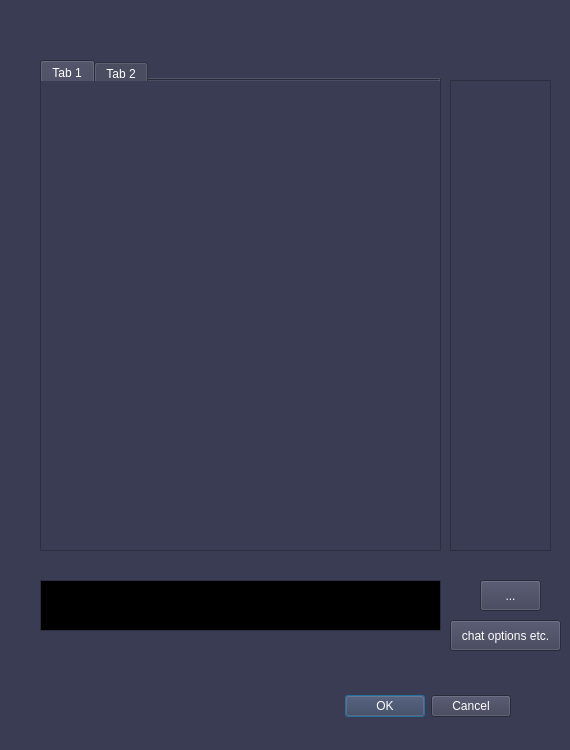
<?xml version="1.0" encoding="UTF-8"?>
<ui version="4.0">
 <class>cove_chat</class>
 <widget class="QDialog" name="cove_chat">
  <property name="geometry">
   <rect>
    <x>0</x>
    <y>0</y>
    <width>570</width>
    <height>750</height>
   </rect>
  </property>
  <property name="palette">
   <palette>
    <active>
     <colorrole role="WindowText">
      <brush brushstyle="SolidPattern">
       <color alpha="255">
        <red>255</red>
        <green>255</green>
        <blue>255</blue>
       </color>
      </brush>
     </colorrole>
     <colorrole role="Button">
      <brush brushstyle="SolidPattern">
       <color alpha="255">
        <red>58</red>
        <green>60</green>
        <blue>83</blue>
       </color>
      </brush>
     </colorrole>
     <colorrole role="Light">
      <brush brushstyle="SolidPattern">
       <color alpha="255">
        <red>87</red>
        <green>90</green>
        <blue>124</blue>
       </color>
      </brush>
     </colorrole>
     <colorrole role="Midlight">
      <brush brushstyle="SolidPattern">
       <color alpha="255">
        <red>72</red>
        <green>75</green>
        <blue>103</blue>
       </color>
      </brush>
     </colorrole>
     <colorrole role="Dark">
      <brush brushstyle="SolidPattern">
       <color alpha="255">
        <red>29</red>
        <green>30</green>
        <blue>41</blue>
       </color>
      </brush>
     </colorrole>
     <colorrole role="Mid">
      <brush brushstyle="SolidPattern">
       <color alpha="255">
        <red>38</red>
        <green>40</green>
        <blue>55</blue>
       </color>
      </brush>
     </colorrole>
     <colorrole role="Text">
      <brush brushstyle="SolidPattern">
       <color alpha="255">
        <red>255</red>
        <green>255</green>
        <blue>255</blue>
       </color>
      </brush>
     </colorrole>
     <colorrole role="BrightText">
      <brush brushstyle="SolidPattern">
       <color alpha="255">
        <red>255</red>
        <green>255</green>
        <blue>255</blue>
       </color>
      </brush>
     </colorrole>
     <colorrole role="ButtonText">
      <brush brushstyle="SolidPattern">
       <color alpha="255">
        <red>255</red>
        <green>255</green>
        <blue>255</blue>
       </color>
      </brush>
     </colorrole>
     <colorrole role="Base">
      <brush brushstyle="SolidPattern">
       <color alpha="255">
        <red>0</red>
        <green>0</green>
        <blue>0</blue>
       </color>
      </brush>
     </colorrole>
     <colorrole role="Window">
      <brush brushstyle="SolidPattern">
       <color alpha="255">
        <red>58</red>
        <green>60</green>
        <blue>83</blue>
       </color>
      </brush>
     </colorrole>
     <colorrole role="Shadow">
      <brush brushstyle="SolidPattern">
       <color alpha="255">
        <red>0</red>
        <green>0</green>
        <blue>0</blue>
       </color>
      </brush>
     </colorrole>
     <colorrole role="AlternateBase">
      <brush brushstyle="SolidPattern">
       <color alpha="255">
        <red>29</red>
        <green>30</green>
        <blue>41</blue>
       </color>
      </brush>
     </colorrole>
     <colorrole role="ToolTipBase">
      <brush brushstyle="SolidPattern">
       <color alpha="255">
        <red>255</red>
        <green>255</green>
        <blue>220</blue>
       </color>
      </brush>
     </colorrole>
     <colorrole role="ToolTipText">
      <brush brushstyle="SolidPattern">
       <color alpha="255">
        <red>0</red>
        <green>0</green>
        <blue>0</blue>
       </color>
      </brush>
     </colorrole>
    </active>
    <inactive>
     <colorrole role="WindowText">
      <brush brushstyle="SolidPattern">
       <color alpha="255">
        <red>255</red>
        <green>255</green>
        <blue>255</blue>
       </color>
      </brush>
     </colorrole>
     <colorrole role="Button">
      <brush brushstyle="SolidPattern">
       <color alpha="255">
        <red>58</red>
        <green>60</green>
        <blue>83</blue>
       </color>
      </brush>
     </colorrole>
     <colorrole role="Light">
      <brush brushstyle="SolidPattern">
       <color alpha="255">
        <red>87</red>
        <green>90</green>
        <blue>124</blue>
       </color>
      </brush>
     </colorrole>
     <colorrole role="Midlight">
      <brush brushstyle="SolidPattern">
       <color alpha="255">
        <red>72</red>
        <green>75</green>
        <blue>103</blue>
       </color>
      </brush>
     </colorrole>
     <colorrole role="Dark">
      <brush brushstyle="SolidPattern">
       <color alpha="255">
        <red>29</red>
        <green>30</green>
        <blue>41</blue>
       </color>
      </brush>
     </colorrole>
     <colorrole role="Mid">
      <brush brushstyle="SolidPattern">
       <color alpha="255">
        <red>38</red>
        <green>40</green>
        <blue>55</blue>
       </color>
      </brush>
     </colorrole>
     <colorrole role="Text">
      <brush brushstyle="SolidPattern">
       <color alpha="255">
        <red>255</red>
        <green>255</green>
        <blue>255</blue>
       </color>
      </brush>
     </colorrole>
     <colorrole role="BrightText">
      <brush brushstyle="SolidPattern">
       <color alpha="255">
        <red>255</red>
        <green>255</green>
        <blue>255</blue>
       </color>
      </brush>
     </colorrole>
     <colorrole role="ButtonText">
      <brush brushstyle="SolidPattern">
       <color alpha="255">
        <red>255</red>
        <green>255</green>
        <blue>255</blue>
       </color>
      </brush>
     </colorrole>
     <colorrole role="Base">
      <brush brushstyle="SolidPattern">
       <color alpha="255">
        <red>0</red>
        <green>0</green>
        <blue>0</blue>
       </color>
      </brush>
     </colorrole>
     <colorrole role="Window">
      <brush brushstyle="SolidPattern">
       <color alpha="255">
        <red>58</red>
        <green>60</green>
        <blue>83</blue>
       </color>
      </brush>
     </colorrole>
     <colorrole role="Shadow">
      <brush brushstyle="SolidPattern">
       <color alpha="255">
        <red>0</red>
        <green>0</green>
        <blue>0</blue>
       </color>
      </brush>
     </colorrole>
     <colorrole role="AlternateBase">
      <brush brushstyle="SolidPattern">
       <color alpha="255">
        <red>29</red>
        <green>30</green>
        <blue>41</blue>
       </color>
      </brush>
     </colorrole>
     <colorrole role="ToolTipBase">
      <brush brushstyle="SolidPattern">
       <color alpha="255">
        <red>255</red>
        <green>255</green>
        <blue>220</blue>
       </color>
      </brush>
     </colorrole>
     <colorrole role="ToolTipText">
      <brush brushstyle="SolidPattern">
       <color alpha="255">
        <red>0</red>
        <green>0</green>
        <blue>0</blue>
       </color>
      </brush>
     </colorrole>
    </inactive>
    <disabled>
     <colorrole role="WindowText">
      <brush brushstyle="SolidPattern">
       <color alpha="255">
        <red>29</red>
        <green>30</green>
        <blue>41</blue>
       </color>
      </brush>
     </colorrole>
     <colorrole role="Button">
      <brush brushstyle="SolidPattern">
       <color alpha="255">
        <red>58</red>
        <green>60</green>
        <blue>83</blue>
       </color>
      </brush>
     </colorrole>
     <colorrole role="Light">
      <brush brushstyle="SolidPattern">
       <color alpha="255">
        <red>87</red>
        <green>90</green>
        <blue>124</blue>
       </color>
      </brush>
     </colorrole>
     <colorrole role="Midlight">
      <brush brushstyle="SolidPattern">
       <color alpha="255">
        <red>72</red>
        <green>75</green>
        <blue>103</blue>
       </color>
      </brush>
     </colorrole>
     <colorrole role="Dark">
      <brush brushstyle="SolidPattern">
       <color alpha="255">
        <red>29</red>
        <green>30</green>
        <blue>41</blue>
       </color>
      </brush>
     </colorrole>
     <colorrole role="Mid">
      <brush brushstyle="SolidPattern">
       <color alpha="255">
        <red>38</red>
        <green>40</green>
        <blue>55</blue>
       </color>
      </brush>
     </colorrole>
     <colorrole role="Text">
      <brush brushstyle="SolidPattern">
       <color alpha="255">
        <red>29</red>
        <green>30</green>
        <blue>41</blue>
       </color>
      </brush>
     </colorrole>
     <colorrole role="BrightText">
      <brush brushstyle="SolidPattern">
       <color alpha="255">
        <red>255</red>
        <green>255</green>
        <blue>255</blue>
       </color>
      </brush>
     </colorrole>
     <colorrole role="ButtonText">
      <brush brushstyle="SolidPattern">
       <color alpha="255">
        <red>29</red>
        <green>30</green>
        <blue>41</blue>
       </color>
      </brush>
     </colorrole>
     <colorrole role="Base">
      <brush brushstyle="SolidPattern">
       <color alpha="255">
        <red>58</red>
        <green>60</green>
        <blue>83</blue>
       </color>
      </brush>
     </colorrole>
     <colorrole role="Window">
      <brush brushstyle="SolidPattern">
       <color alpha="255">
        <red>58</red>
        <green>60</green>
        <blue>83</blue>
       </color>
      </brush>
     </colorrole>
     <colorrole role="Shadow">
      <brush brushstyle="SolidPattern">
       <color alpha="255">
        <red>0</red>
        <green>0</green>
        <blue>0</blue>
       </color>
      </brush>
     </colorrole>
     <colorrole role="AlternateBase">
      <brush brushstyle="SolidPattern">
       <color alpha="255">
        <red>58</red>
        <green>60</green>
        <blue>83</blue>
       </color>
      </brush>
     </colorrole>
     <colorrole role="ToolTipBase">
      <brush brushstyle="SolidPattern">
       <color alpha="255">
        <red>255</red>
        <green>255</green>
        <blue>220</blue>
       </color>
      </brush>
     </colorrole>
     <colorrole role="ToolTipText">
      <brush brushstyle="SolidPattern">
       <color alpha="255">
        <red>0</red>
        <green>0</green>
        <blue>0</blue>
       </color>
      </brush>
     </colorrole>
    </disabled>
   </palette>
  </property>
  <property name="windowTitle">
   <string>Cove Client</string>
  </property>
  <widget class="QDialogButtonBox" name="buttonBox">
   <property name="geometry">
    <rect>
     <x>170</x>
     <y>690</y>
     <width>341</width>
     <height>32</height>
    </rect>
   </property>
   <property name="orientation">
    <enum>Qt::Horizontal</enum>
   </property>
   <property name="standardButtons">
    <set>QDialogButtonBox::Cancel|QDialogButtonBox::Ok</set>
   </property>
  </widget>
  <widget class="QScrollArea" name="scrollArea">
   <property name="geometry">
    <rect>
     <x>40</x>
     <y>80</y>
     <width>401</width>
     <height>471</height>
    </rect>
   </property>
   <property name="widgetResizable">
    <bool>true</bool>
   </property>
   <widget class="QWidget" name="scrollAreaWidgetContents">
    <property name="geometry">
     <rect>
      <x>0</x>
      <y>0</y>
      <width>399</width>
      <height>469</height>
     </rect>
    </property>
   </widget>
  </widget>
  <widget class="QTextBrowser" name="textBrowser">
   <property name="geometry">
    <rect>
     <x>40</x>
     <y>580</y>
     <width>401</width>
     <height>51</height>
    </rect>
   </property>
  </widget>
  <widget class="QTabWidget" name="tabWidget">
   <property name="geometry">
    <rect>
     <x>40</x>
     <y>60</y>
     <width>401</width>
     <height>21</height>
    </rect>
   </property>
   <property name="currentIndex">
    <number>0</number>
   </property>
   <widget class="QWidget" name="tab">
    <attribute name="title">
     <string>Tab 1</string>
    </attribute>
   </widget>
   <widget class="QWidget" name="tab_2">
    <attribute name="title">
     <string>Tab 2</string>
    </attribute>
   </widget>
  </widget>
  <widget class="QScrollArea" name="scrollArea_2">
   <property name="geometry">
    <rect>
     <x>450</x>
     <y>80</y>
     <width>101</width>
     <height>471</height>
    </rect>
   </property>
   <property name="widgetResizable">
    <bool>true</bool>
   </property>
   <widget class="QWidget" name="scrollAreaWidgetContents_2">
    <property name="geometry">
     <rect>
      <x>0</x>
      <y>0</y>
      <width>99</width>
      <height>469</height>
     </rect>
    </property>
   </widget>
  </widget>
  <widget class="QToolButton" name="toolButton">
   <property name="geometry">
    <rect>
     <x>480</x>
     <y>580</y>
     <width>61</width>
     <height>31</height>
    </rect>
   </property>
   <property name="text">
    <string>...</string>
   </property>
  </widget>
  <widget class="QPushButton" name="pushButton">
   <property name="geometry">
    <rect>
     <x>450</x>
     <y>620</y>
     <width>111</width>
     <height>31</height>
    </rect>
   </property>
   <property name="text">
    <string>chat options etc.</string>
   </property>
  </widget>
 </widget>
 <resources/>
 <connections>
  <connection>
   <sender>buttonBox</sender>
   <signal>accepted()</signal>
   <receiver>cove_chat</receiver>
   <slot>accept()</slot>
   <hints>
    <hint type="sourcelabel">
     <x>248</x>
     <y>254</y>
    </hint>
    <hint type="destinationlabel">
     <x>157</x>
     <y>274</y>
    </hint>
   </hints>
  </connection>
  <connection>
   <sender>buttonBox</sender>
   <signal>rejected()</signal>
   <receiver>cove_chat</receiver>
   <slot>reject()</slot>
   <hints>
    <hint type="sourcelabel">
     <x>316</x>
     <y>260</y>
    </hint>
    <hint type="destinationlabel">
     <x>286</x>
     <y>274</y>
    </hint>
   </hints>
  </connection>
 </connections>
</ui>
